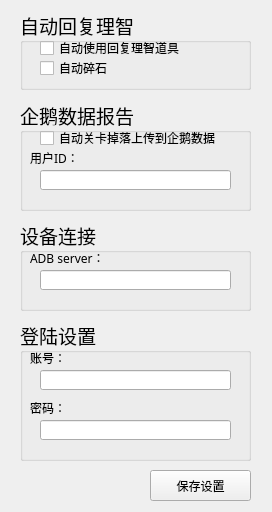
<?xml version="1.0" encoding="UTF-8"?>
<ui version="4.0">
 <class>setthingsWindow</class>
 <widget class="QMainWindow" name="setthingsWindow">
  <property name="geometry">
   <rect>
    <x>0</x>
    <y>0</y>
    <width>272</width>
    <height>512</height>
   </rect>
  </property>
  <property name="windowTitle">
   <string>设置</string>
  </property>
  <widget class="QWidget" name="centralwidget">
   <widget class="QGroupBox" name="refillApGroupBox">
    <property name="geometry">
     <rect>
      <x>20</x>
      <y>10</y>
      <width>231</width>
      <height>80</height>
     </rect>
    </property>
    <property name="font">
     <font>
      <family>微软雅黑</family>
      <pointsize>14</pointsize>
     </font>
    </property>
    <property name="title">
     <string>自动回复理智</string>
    </property>
    <widget class="QCheckBox" name="refillApWithitemCheckBox">
     <property name="geometry">
      <rect>
       <x>20</x>
       <y>30</y>
       <width>151</width>
       <height>16</height>
      </rect>
     </property>
     <property name="font">
      <font>
       <family>微软雅黑</family>
       <pointsize>9</pointsize>
      </font>
     </property>
     <property name="text">
      <string>自动使用回复理智道具</string>
     </property>
    </widget>
    <widget class="QCheckBox" name="refillApWithOriginCheckBox">
     <property name="geometry">
      <rect>
       <x>20</x>
       <y>50</y>
       <width>71</width>
       <height>16</height>
      </rect>
     </property>
     <property name="font">
      <font>
       <family>微软雅黑</family>
       <pointsize>9</pointsize>
      </font>
     </property>
     <property name="text">
      <string>自动碎石</string>
     </property>
    </widget>
   </widget>
   <widget class="QGroupBox" name="adbConectGroupBox">
    <property name="geometry">
     <rect>
      <x>20</x>
      <y>220</y>
      <width>231</width>
      <height>91</height>
     </rect>
    </property>
    <property name="font">
     <font>
      <family>微软雅黑</family>
      <pointsize>14</pointsize>
     </font>
    </property>
    <property name="title">
     <string>设备连接</string>
    </property>
    <widget class="QLabel" name="Label_3">
     <property name="geometry">
      <rect>
       <x>10</x>
       <y>30</y>
       <width>71</width>
       <height>16</height>
      </rect>
     </property>
     <property name="font">
      <font>
       <family>微软雅黑</family>
       <pointsize>9</pointsize>
       <stylestrategy>PreferDefault</stylestrategy>
      </font>
     </property>
     <property name="text">
      <string>ADB server：</string>
     </property>
    </widget>
    <widget class="QLineEdit" name="adbServer">
     <property name="geometry">
      <rect>
       <x>20</x>
       <y>50</y>
       <width>191</width>
       <height>20</height>
      </rect>
     </property>
     <property name="font">
      <font>
       <family>微软雅黑</family>
       <pointsize>10</pointsize>
      </font>
     </property>
     <property name="text">
      <string/>
     </property>
    </widget>
   </widget>
   <widget class="QPushButton" name="saveButton">
    <property name="geometry">
     <rect>
      <x>150</x>
      <y>470</y>
      <width>101</width>
      <height>31</height>
     </rect>
    </property>
    <property name="font">
     <font>
      <family>微软雅黑</family>
      <pointsize>9</pointsize>
     </font>
    </property>
    <property name="text">
     <string>保存设置</string>
    </property>
   </widget>
   <widget class="QGroupBox" name="loginGroupBox">
    <property name="geometry">
     <rect>
      <x>20</x>
      <y>320</y>
      <width>231</width>
      <height>141</height>
     </rect>
    </property>
    <property name="font">
     <font>
      <family>微软雅黑</family>
      <pointsize>14</pointsize>
     </font>
    </property>
    <property name="title">
     <string>登陆设置</string>
    </property>
    <widget class="QLabel" name="Label">
     <property name="geometry">
      <rect>
       <x>10</x>
       <y>30</y>
       <width>71</width>
       <height>16</height>
      </rect>
     </property>
     <property name="font">
      <font>
       <family>微软雅黑</family>
       <pointsize>9</pointsize>
       <stylestrategy>PreferDefault</stylestrategy>
      </font>
     </property>
     <property name="text">
      <string>账号：</string>
     </property>
    </widget>
    <widget class="QLineEdit" name="account">
     <property name="geometry">
      <rect>
       <x>20</x>
       <y>50</y>
       <width>191</width>
       <height>20</height>
      </rect>
     </property>
     <property name="font">
      <font>
       <family>微软雅黑</family>
       <pointsize>10</pointsize>
      </font>
     </property>
     <property name="text">
      <string/>
     </property>
    </widget>
    <widget class="QLineEdit" name="password">
     <property name="geometry">
      <rect>
       <x>20</x>
       <y>100</y>
       <width>191</width>
       <height>20</height>
      </rect>
     </property>
     <property name="font">
      <font>
       <family>微软雅黑</family>
       <pointsize>10</pointsize>
      </font>
     </property>
     <property name="text">
      <string/>
     </property>
    </widget>
    <widget class="QLabel" name="Label_2">
     <property name="geometry">
      <rect>
       <x>10</x>
       <y>80</y>
       <width>71</width>
       <height>16</height>
      </rect>
     </property>
     <property name="font">
      <font>
       <family>微软雅黑</family>
       <pointsize>9</pointsize>
       <stylestrategy>PreferDefault</stylestrategy>
      </font>
     </property>
     <property name="text">
      <string>密码：</string>
     </property>
    </widget>
   </widget>
   <widget class="QGroupBox" name="penguinReportgGroupBox">
    <property name="geometry">
     <rect>
      <x>20</x>
      <y>100</y>
      <width>231</width>
      <height>111</height>
     </rect>
    </property>
    <property name="font">
     <font>
      <family>微软雅黑</family>
      <pointsize>14</pointsize>
     </font>
    </property>
    <property name="title">
     <string>企鹅数据报告</string>
    </property>
    <widget class="QCheckBox" name="penguinReportCheckBox">
     <property name="geometry">
      <rect>
       <x>20</x>
       <y>30</y>
       <width>191</width>
       <height>16</height>
      </rect>
     </property>
     <property name="font">
      <font>
       <family>微软雅黑</family>
       <pointsize>9</pointsize>
      </font>
     </property>
     <property name="text">
      <string>自动关卡掉落上传到企鹅数据</string>
     </property>
    </widget>
    <widget class="QLabel" name="label">
     <property name="geometry">
      <rect>
       <x>10</x>
       <y>50</y>
       <width>71</width>
       <height>16</height>
      </rect>
     </property>
     <property name="font">
      <font>
       <family>微软雅黑</family>
       <pointsize>9</pointsize>
       <stylestrategy>PreferDefault</stylestrategy>
      </font>
     </property>
     <property name="text">
      <string>用户ID：</string>
     </property>
    </widget>
    <widget class="QLineEdit" name="reporterID">
     <property name="geometry">
      <rect>
       <x>20</x>
       <y>70</y>
       <width>191</width>
       <height>20</height>
      </rect>
     </property>
     <property name="font">
      <font>
       <family>微软雅黑</family>
       <pointsize>10</pointsize>
      </font>
     </property>
     <property name="text">
      <string/>
     </property>
    </widget>
   </widget>
  </widget>
 </widget>
 <resources/>
 <connections/>
</ui>
